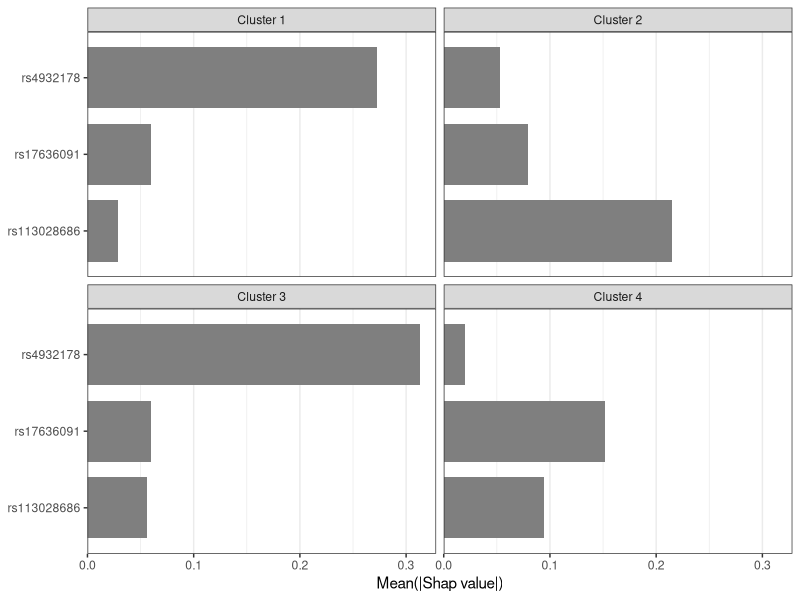
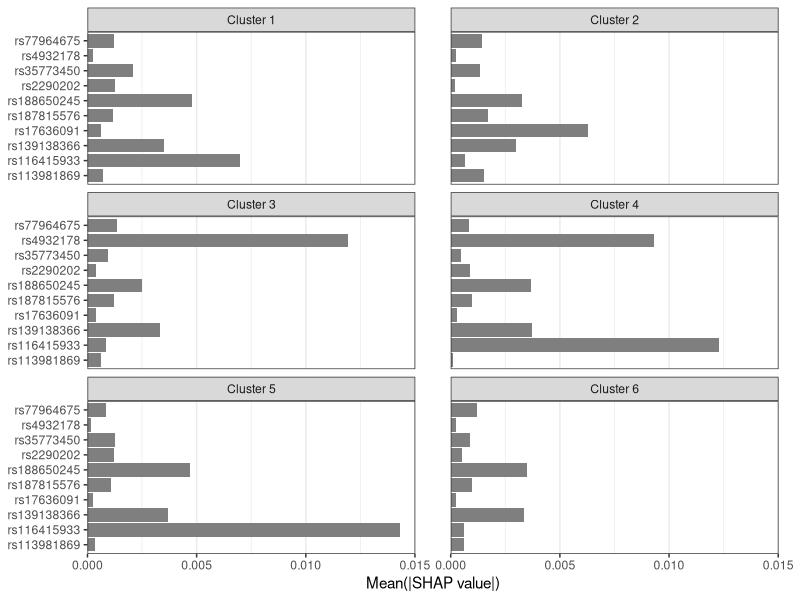
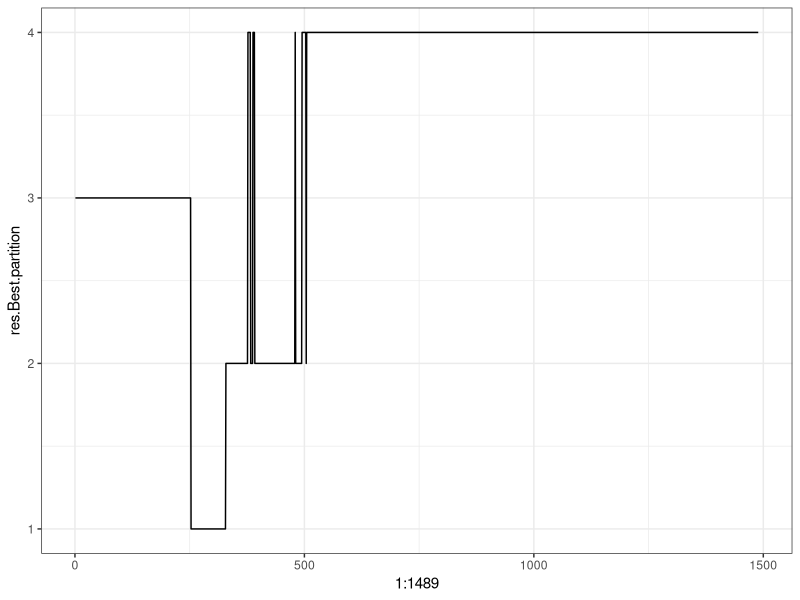
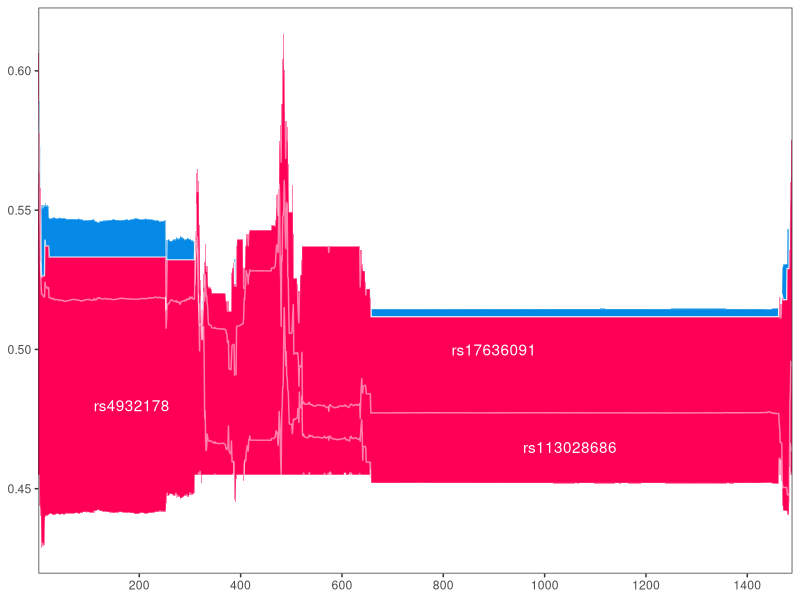
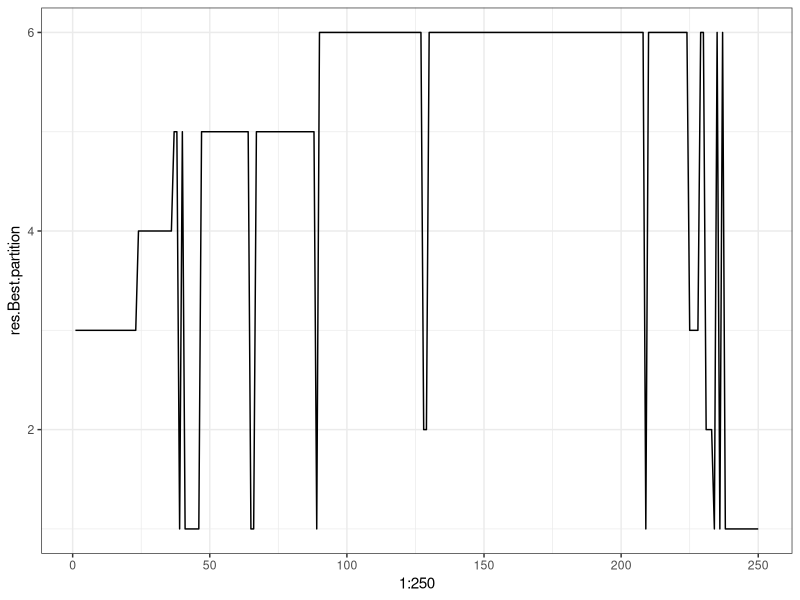
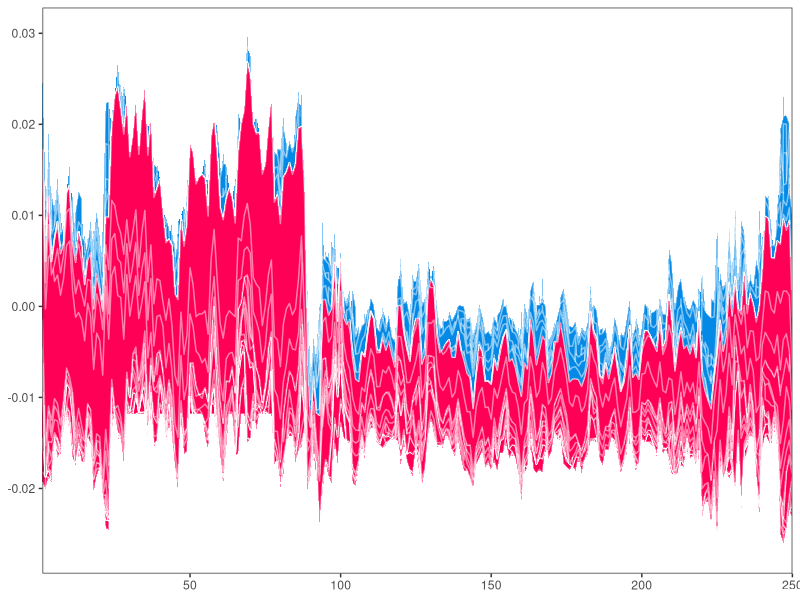
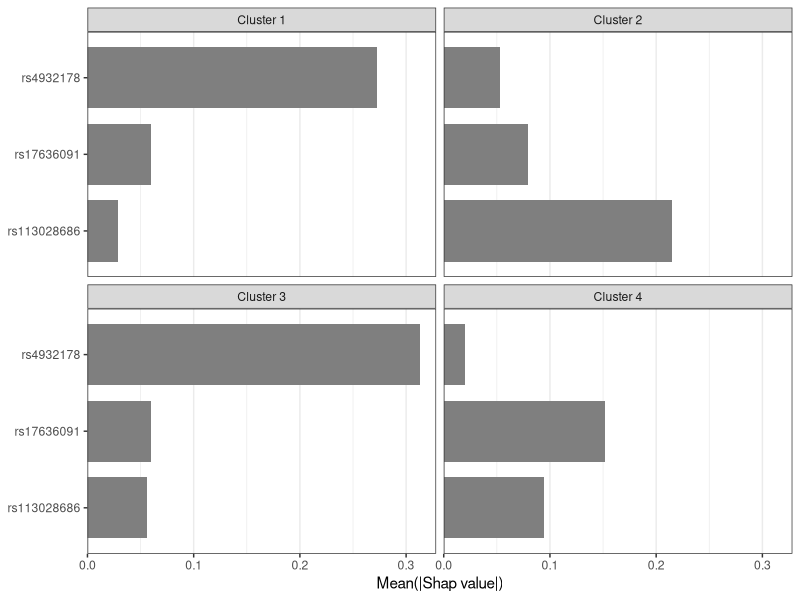
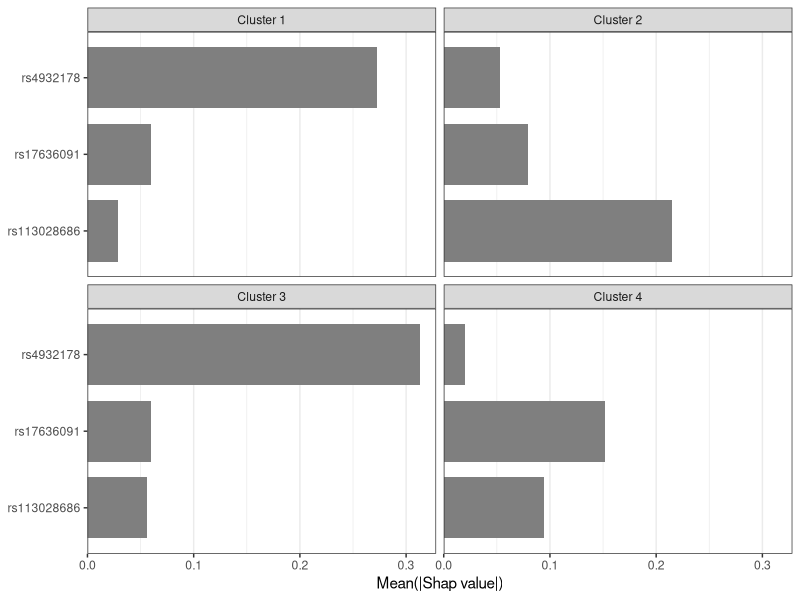

Recreate these plots in R, in order. (Note: this script raises an error after producing the figures.)
## ---- chunk 1
library(ggplot2)
library(tidyr)
library(dplyr)
library(readr)
theme_set(theme_bw())
## ---- chunk 2
clusters_classic <- read_delim('results/clusters_classic.txt', delim = '\t') %>% 
  mutate(cluster = paste('Cluster', res.Best.partition))
shap_classic <- read_delim('results/shapValues_classic.txt', delim = '\t')
clusters_resAdj <- read_delim('results/clusters_resAdj.txt', delim = '\t') %>% 
  mutate(cluster = paste('Cluster', res.Best.partition))
shap_resAdj <- read_delim('results/shapValues_resAdj.txt', delim = '\t')
## ---- chunk 3
snps_classic <- shap_classic %>%
  select(contains('rs')) %>% 
  abs() %>%
  colMeans() %>%
  sort(decreasing = T) %>%
  names()

snps_resadj <- shap_resAdj %>%
  select(contains('rs')) %>% 
  abs() %>%
  colMeans() %>%
  sort(decreasing = T) %>%
  names()

classic_df <- clusters_classic  %>% 
  left_join(shap_classic) %>% 
  pivot_longer(contains('rs')) %>% 
  group_by(cluster, name) %>% # by cluster
  summarise(per_cluster = mean(abs(value)), .groups = 'drop') %>% 
  filter(per_cluster > 0.001)

imp_snps_classic <- unique(classic_df$name)
feat_imp_classic <- classic_df %>% 
  ggplot(aes(x = per_cluster, y = name)) +
  geom_col(fill = 'grey50', width = 0.8) +
  facet_wrap(~ cluster, ncol = 2) +
  scale_x_continuous(expand = expansion(mult = c(0, 0.05), add = c(0, 0))) +
  labs(x = 'Mean(|Shap value|)', y = NULL)+
  theme(panel.grid.major.y = element_blank(),
        panel.grid.minor.y = element_blank())
feat_imp_classic
# ggsave('figs/feat_imp_classic.pdf', feat_imp_classic,
#        width = 6, height = 3)
ggsave('figs/feat_imp_classic.ps', feat_imp_classic,
       width = 5, height = 2.5)
ggsave('figs/feat_imp_classic.png', feat_imp_classic,
       width = 5, height = 2.5)
## ---- chunk 4
resadj_df <- clusters_resAdj %>% 
  left_join(shap_resAdj) %>% 
  pivot_longer(contains('rs')) %>% 
  group_by(cluster, name) %>% # by cluster
  summarise(per_cluster = mean(abs(value)), .groups = 'drop')

imp_snps_resadj <- resadj_df %>%
  group_by(cluster) %>%
  top_n(5) %>%
  pull(name) %>%
  unique() %>%
  shap_resAdj[, .] %>%
  abs() %>%
  colMeans() %>%
  sort(decreasing = T) %>%
  names()

# look at top 5 clusters then unite
feat_imp_resadj <- resadj_df %>% 
  filter(name %in% imp_snps_resadj) %>%
  ggplot(aes(x = per_cluster, y = name)) +
  geom_col(fill = 'grey50') +
  facet_wrap(~ cluster, ncol = 2) +
  labs(x = 'Mean(|SHAP value|)', y = NULL) +
  scale_x_continuous(expand = expansion(mult = c(0, 0.05), add = c(0, 0))) +
  theme(panel.grid.major.y = element_blank(),
        panel.grid.minor.y = element_blank(),
        panel.spacing.x = unit(9, 'mm'),
        plot.margin = unit(c(5.5, 15.5, 5.5, 5.5), 'pt'))

feat_imp_resadj
# ggsave('figs/feat_imp_resadj.pdf', feat_imp_resadj,
#        width = 7, height = 5)
ggsave('figs/feat_imp_resadj.ps', feat_imp_resadj,
       width = 6, height = 4.5)
ggsave('figs/feat_imp_resadj.png', feat_imp_resadj,
       width = 6, height = 4.5)
## ---- chunk 5
# https://github.com/slundberg/shap/issues/29
# base_value_classic = -0.181025324381120

expit <- function(x) 1/(1+exp(-x))
untransformed_base_value_classic = -0.181025324381120
base_value_classic <- expit(untransformed_base_value_classic) # 0.4548669

# base_value_classic = 0
shap_cluster <- shap_classic[ , c('eid', snps_classic)] %>% 
  left_join(clusters_classic)

dist_mat <- shap_cluster[, snps_classic] %>% 
  as.matrix() %>% 
  dist(method = "euclidean")
clustered_shap <- hclust(dist_mat^2, method = 'complete')
myorder <- seriation:::reorder.hclust(clustered_shap, dist_mat^2, method = "OLO")

shap_reordered <- shap_cluster[myorder$order, ] %>% 
  mutate(row = row_number())

clusters_classic[myorder$order, ] %>% 
  ggplot(aes(x = 1:1489, y = res.Best.partition)) +
  geom_line()

shap_classic[, snps_classic] %>% head(30)

shap_trans <- shap_reordered %>% # TODO
  pivot_longer(contains('rs')) %>% 
  group_by(eid, row, name, cluster) %>% 
  summarise(value = sum(value), .groups = 'drop') %>% 
  pivot_wider(names_from = name) %>% 
  arrange(cluster)

# https://github.com/slundberg/shap/issues/29#issuecomment-408385378
shap_plot <- shap_trans %>% 
  mutate(
    original_explanation_distance = select(., contains("rs")) %>% rowSums(),
    total = expit(original_explanation_distance + untransformed_base_value_classic),
    min_rs = total,
    max_rs = total,
    distance_to_explain = total - base_value_classic,
    distance_coefficient = original_explanation_distance / distance_to_explain,
    across(starts_with('rs'), ~ .x / distance_coefficient)
  )

for (snp in snps_classic){ #TODO
  snp_name <- paste0(snp, '_loc')
  shap_plot <- shap_plot %>% 
    mutate(
      snp_loc = ifelse(!!sym(snp) >= 0, 
                       min_rs - !!sym(snp), 
                       max_rs - !!sym(snp)),
      min_rs = pmin(snp_loc, min_rs),
      max_rs = pmax(snp_loc, max_rs),
      !!snp_name := snp_loc
    )
}
shap_plot <- shap_plot %>% 
  select(row, cluster, total, ends_with('loc'))

p <- ggplot()
for (snp_name in rev(snps_classic)){
  snp <- paste0(snp_name, '_loc')
  new_shap <- shap_plot %>%
    mutate(fill = ifelse(total < !!sym(snp), '#048AE6', '#FF0056'),
           # color = ifelse(total < !!sym(snp), '#D1E6FA', '#FFC3D5'),
           ymin = pmin(total, !!sym(snp)),
           ymax = pmax(total, !!sym(snp))) %>% 
    arrange(row)
  rep_n <- nrow(new_shap)

  p <- p +
    geom_ribbon(
      data = new_shap, aes(x = row, ymin = total, ymax = ymax), fill = '#048AE6') +
    geom_ribbon(
      data = new_shap, aes(x = row, ymin = ymin, ymax = total), fill = '#FF0056') +
    geom_path(aes(x = row, y = !!sym(snp), group = 1),
              data = new_shap, color = 'white', alpha = 0.5) +
    geom_path(aes(x = row, y = total, group = 1), 
              data = new_shap, color = 'white', alpha = 0.5) +
    NULL
}

annotate_df <- tribble(
  ~x, ~y, ~label,
  185, 0.48 , 'rs4932178',
  900, 0.5, 'rs17636091',
  1050, 0.465, 'rs113028686'
)
shap_force <- p +
  scale_fill_identity() +
  scale_color_identity() +
  scale_alpha_identity() +
  scale_x_continuous(
    expand = expansion(0, 0), breaks = seq(0, 1400, 200)) +
  theme(panel.spacing.x = unit(0, 'mm'),
        panel.grid = element_blank()) +
  labs(y = NULL, x = NULL) +
  geom_text(data = annotate_df, 
            aes(x = x, y = y, label = label),
            color = 'white')

shap_force
ggsave('figs/shap_force_classic.png', shap_force,
       width = 9, height = 3)
ggsave('figs/shap_force_classic.ps', shap_force,
       width = 9, height = 3)

## ---- chunk 6
base_value_resadj = -0.011816386952043862
shap_cluster <- shap_resAdj[ , c('eid', snps_resadj)] %>% 
  left_join(clusters_resAdj)

dist_mat <- shap_cluster[, snps_resadj] %>% 
  as.matrix() %>% 
  dist(method = "euclidean")
clustered_shap <- hclust(dist_mat^2, method = 'complete')
myorder <- seriation:::reorder.hclust(clustered_shap, dist_mat^2, method = "OLO")

shap_reordered <- shap_cluster[myorder$order, ] %>% 
  mutate(row = row_number())

clusters_resAdj[myorder$order, ] %>% 
  ggplot(aes(x = 1:250, y = res.Best.partition)) +
  geom_line()

shap_resAdj[, snps_resadj] %>% head(30)

shap_trans <- shap_reordered %>% 
  pivot_longer(contains('rs')) %>% 
  group_by(eid, row, name, cluster) %>% 
  summarise(value = sum(value), .groups = 'drop') %>% 
  pivot_wider(names_from = name) %>% 
  arrange(cluster)

shap_plot <- shap_trans %>% 
  mutate(
    total = select(., contains("rs")) %>% rowSums() + base_value_resadj,
    min_rs = total,
    max_rs = total
  )

for (snp in snps_resadj){
  snp_name <- paste0(snp, '_loc')
  shap_plot <- shap_plot %>% 
    mutate(
      snp_loc = ifelse(!!sym(snp) >= 0, 
                       min_rs - !!sym(snp), 
                       max_rs - !!sym(snp)),
      min_rs = pmin(snp_loc, min_rs),
      max_rs = pmax(snp_loc, max_rs),
      !!snp_name := snp_loc
    )
}
shap_plot <- shap_plot %>% 
  select(row, cluster, total, ends_with('loc')) 

p <- ggplot()
for (snp_name in rev(snps_resadj)){
  snp <- paste0(snp_name, '_loc')
  new_shap <- shap_plot %>%
    mutate(fill = ifelse(total < !!sym(snp), '#048AE6', '#FF0056'),
           # color = ifelse(total < !!sym(snp), '#D1E6FA', '#FFC3D5'),
           ymin = pmin(total, !!sym(snp)),
           ymax = pmax(total, !!sym(snp))) %>% 
    arrange(row)
  rep_n <- nrow(new_shap)

  p <- p +
    geom_ribbon(
      data = new_shap, aes(x = row, ymin = total, ymax = ymax), fill = '#048AE6') +
    geom_ribbon(
      data = new_shap, aes(x = row, ymin = ymin, ymax = total), fill = '#FF0056') +
    geom_path(aes(x = row, y = !!sym(snp), group = 1),
              data = new_shap, color = 'white', alpha = 0.5) +
    geom_path(aes(x = row, y = total, group = 1), 
              data = new_shap, color = 'white', alpha = 0.5) +
    NULL
}
shap_force <- p +
  scale_fill_identity() +
  scale_color_identity() +
  scale_alpha_identity() +
  scale_x_continuous(expand = expansion(0, 0)) +
  theme(panel.spacing.x = unit(0, 'mm'),
        panel.grid = element_blank()) +
  labs(y = NULL, x = NULL)

shap_force
ggsave('figs/shap_force_resadj.png', shap_force,
       width = 9, height = 3)
ggsave('figs/shap_force_resadj.ps', shap_force,
       width = 9, height = 3)
## ---- chunk 7
sessioninfo::session_info()
